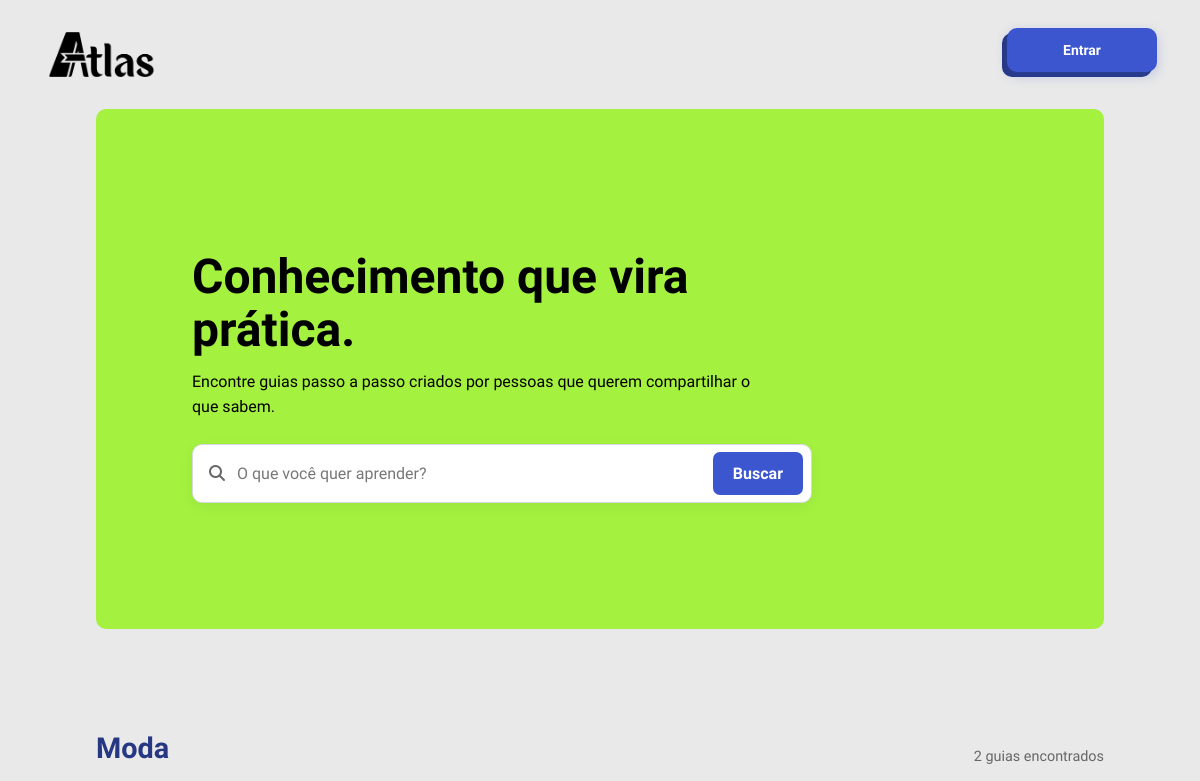
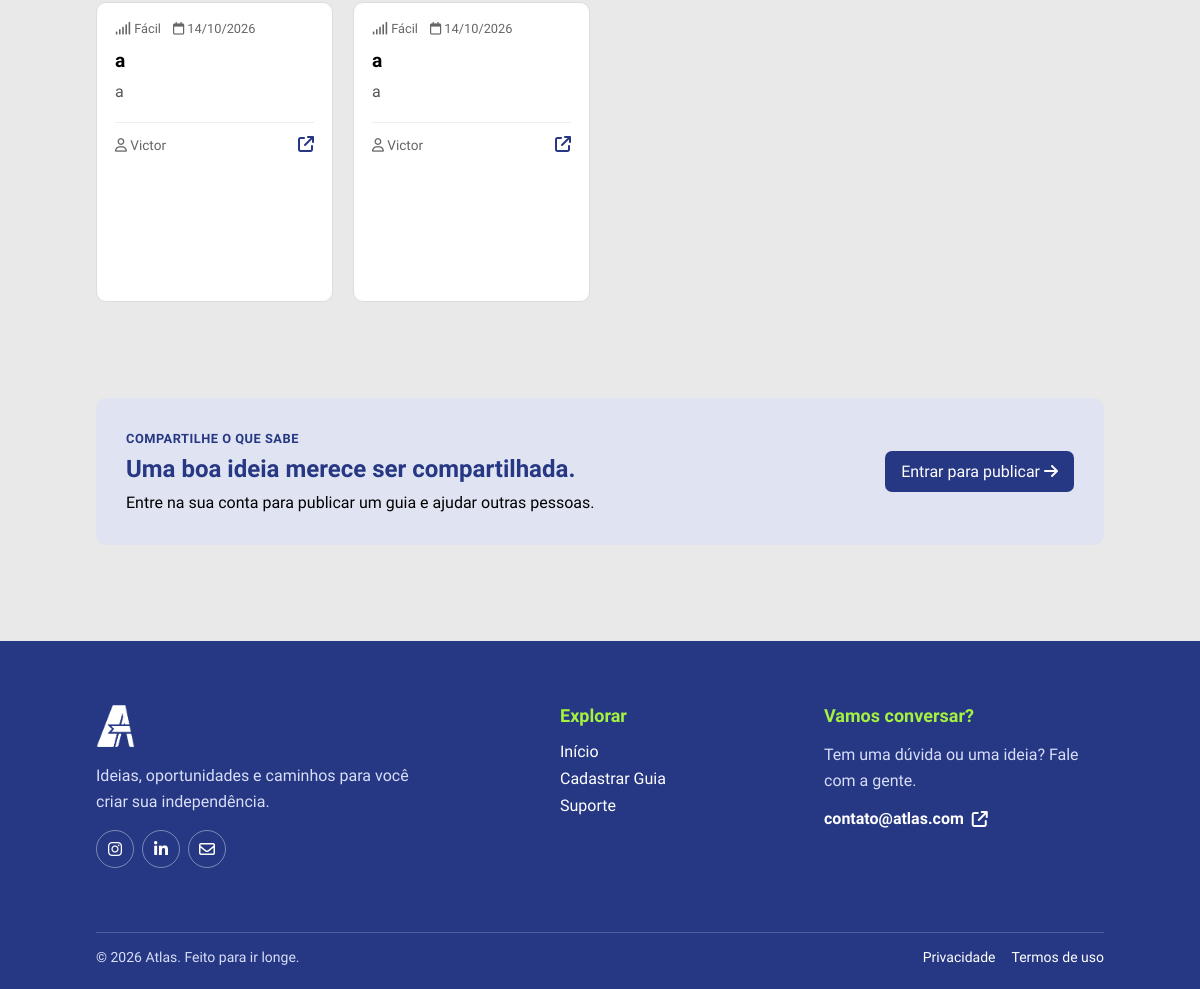
/guias_Moda.php, run on the app's committed database (2 pictures, top to bottom).
### tables this page shows
CREATE TABLE `guia` (
  `id_guia` int(11) NOT NULL,
  `id_usuario` int(11) NOT NULL,
  `titulo` varchar(200) NOT NULL,
  `descricao` text NOT NULL,
  `categoria` enum('Automóveis','Casa','Compras','Cuidados','Culinária','Educação','Finanças','Jardinagem','Limpeza','Manuntenção','Moda','Saúde','Trabalho','Transporte','Tecnologia') NOT NULL,
  `dificuldade` enum('Fácil','Médio','Difícil') NOT NULL,
  `capa` mediumblob NOT NULL,
  `video` text NOT NULL,
  `data_criacao` date NOT NULL DEFAULT current_timestamp(),
  `data_atualizacao` datetime DEFAULT NULL
);

CREATE TABLE `usuario` (
  `id_usuario` int(11) NOT NULL,
  `foto` blob DEFAULT NULL,
  `nome` varchar(100) NOT NULL,
  `email` varchar(150) NOT NULL,
  `senha` varchar(255) NOT NULL,
  `preferencia` enum('Automóveis','Casa','Compras','Cuidados','Culinária','Educação','Finanças','Jardinagem','Limpeza','Manutenção','Moda','Saúde','Tecnologia','Trabalho','Transporte') NOT NULL,
  `nivel` enum('1','2','3','') NOT NULL DEFAULT '3',
  `estado` enum('ativo','inativo','','') NOT NULL DEFAULT 'ativo',
  `data_criacao` datetime NOT NULL DEFAULT current_timestamp()
);

### guias_Moda.php (the view, shortened to what this page needs)
<?php
require_once __DIR__ . '/conexao.php';
$busca = $_GET['busca'] ?? '';
$pagina = max(1, (int)($_GET['pagina'] ?? 1));
$porPagina = 9;
$inicio = ($pagina - 1) * $porPagina;
if (isset($_POST['busca'])) {
    $sql = "SELECT COUNT(*) AS total FROM guia
        WHERE titulo LIKE '%$busca%' OR descricao LIKE '%$busca%'";
    $resultadoTotal = $conn->query($sql);
    $total = mysqli_fetch_assoc($resultadoTotal)['total'];
} else {
    $sql = "SELECT COUNT(*) AS total FROM guia
        WHERE categoria = 'Moda'";
    $resultadoTotal = $conn->query($sql);
    $total = mysqli_fetch_assoc($resultadoTotal)['total'];
}
if (isset($_POST['busca'])) {
    $sql = "SELECT g.id_guia, g.titulo, g.descricao, g.categoria, g.dificuldade,
               g.data_criacao, u.nome AS autor
        FROM guia g
        LEFT JOIN usuario u ON u.id_usuario = g.id_usuario
        WHERE g.titulo LIKE '%$busca%' OR g.descricao LIKE '%$busca%'
        ORDER BY g.data_criacao DESC
        LIMIT $porPagina OFFSET $inicio";
    $resultado = $conn->query($sql);
} else {
    $sql = "SELECT g.id_guia, g.titulo, g.descricao, g.categoria, g.dificuldade,
               g.data_criacao, u.nome AS autor
        FROM guia g
        LEFT JOIN usuario u ON u.id_usuario = g.id_usuario
        WHERE g.categoria = 'Moda'
        ORDER BY g.data_criacao DESC
        LIMIT $porPagina OFFSET $inicio";
    $resultado = $conn->query($sql);
}
function h($valor): string
{
    return htmlspecialchars((string)$valor, ENT_QUOTES, 'UTF-8');
}
?>
<!DOCTYPE html>
<html lang="pt-br">
<head>
    <link rel="stylesheet" href="https://cdnjs.cloudflare.com/ajax/libs/font-awesome/6.4.0/css/all.min.css">
    <link rel="stylesheet" href="css/guias.css">
</head>
<body>
    <header>
        <a class="logo" href="index.php"><img src="imgs_website/logotipoatlas.png"></a>
        <nav class="nav-btns">
            <?php if (isset($_SESSION['id'])): ?>
                <div class="perfil" id="perfil">
                    <p>
                        <img class="foto" src="imgs_perfil/<?= !empty($_SESSION['foto']) ? htmlspecialchars($_SESSION['foto']) : 'foto_padrao.png' ?>">
                        Olá, <?= $_SESSION['nome'] ?>
                    </p>
                    <i class="fa-solid fa-caret-up" id="seta"></i>
                    <div class="perfil-options" id="perfil-options">
                        <a class="perfil-option meu-perfil" id="perfil-option" href="meu_perfil.php">Meu Perfil</a>
                        <a class="perfil-option config" id="perfil-option" href="configuracoes.php">Configurações</a>
                        <a class="perfil-option sair" id="perfil-option" href="sair.php">Sair</a>
                        <?php if (isset($_SESSION['id']) && $_SESSION['nivel'] == 1): ?>
                            <a class="perfil-option admin" id="perfil-option" href="admin.php">Painel do Administrador</a>
                        <?php endif; ?>
                    </div>
                </div>
            <?php else: ?>
                <button class="entrar" onclick="window.location.href='login.php'"></button>
            <?php endif; ?>
        </nav>
    </header>
    <main class="pagina-guias">
        <section class="hero-guias">
            <div class="hero-conteudo">
                <h1>Conhecimento que vira prática.</h1>
                <p>Encontre guias passo a passo criados por pessoas que querem compartilhar o que sabem.</p>
                <form class="busca-guias" action="guias.php" method="get">
                    <i class="fa-solid fa-magnifying-glass"></i>
                    <input type="search" name="busca" value="<?= h($busca) ?>" placeholder="O que você quer aprender?" aria-label="Buscar guias">
                    <button type="submit">Buscar</button>
                </form>
            </div>
        </section>
        <section class="resultados-guias">
            <div class="titulo-secao titulo-resultados">
                <div>
                    <h2>Moda</h2>
                </div>
                <span class="contador-guias"><?= $total ?> <?= $total === 1 ? 'guia encontrado' : 'guias encontrados' ?></span>
            </div>
            <?php if ($total === 0): ?>
                <div class="estado-vazio">
                    <i class="fa-regular fa-folder-open"></i>
                    <h3>Nenhum guia encontrado</h3>
                    <p>Tente buscar por outro termo.</p>
                    <a href="guias.php">Limpar filtros</a>
                </div>
            <?php else: ?>
                <div class="grade-guias">
                    <?php while ($guia = $resultado->fetch_assoc()): ?>
                        <a class="cartao-guia" href="guia.php?id=<?= (int)$guia['id_guia'] ?>">
                            <div class="conteudo-cartao">
                                <div class="metadados-cartao">
                                    <span><i class="fa-solid fa-signal"></i> <?= h($guia['dificuldade']) ?></span>
                                    <span><i class="fa-regular fa-calendar"></i> <?= h(date('d/m/Y', strtotime($guia['data_criacao']))) ?></span>
                                </div>
                                <h3><?= h($guia['titulo']) ?></h3>
                                <p><?= h(mb_strimwidth(trim($guia['descricao']), 0, 118, '…', 'UTF-8')) ?></p>
                                <div class="rodape-cartao">
                                    <span class="autor-guia"><i class="fa-regular fa-user"></i> <?= h($guia['autor'] ?: 'Comunidade ATLAS') ?></span>
                                    <span class="abrir-guia" aria-label="Abrir guia"><i class="fa-solid fa-arrow-up-right-from-square"></i></span>
                                </div>
                            </div>
                        </a>
                    <?php endwhile; ?>
                </div>
            <?php endif; ?>
        </section>
        <?php if (!isset($_SESSION['id'])): ?>
            <section class="convite-criar">
                <div><span class="sobretitulo">COMPARTILHE O QUE SABE</span>
                    <h2>Uma boa ideia merece ser compartilhada.</h2>
                    <p>Entre na sua conta para publicar um guia e ajudar outras pessoas.</p>
                </div>
                <a href="login.php">Entrar para publicar <i class="fa-solid fa-arrow-right"></i></a>
            </section>
        <?php endif; ?>
    </main>
    <footer>
        <div class="footer-content">
            <div class="footer-brand">
                <a class="footer-logo" href="index.php" aria-label="Voltar para o início"><img src="imgs_website/logoatlas.png" alt="ATLAS"></a>
                <p>Ideias, oportunidades e caminhos para você criar sua independência.</p>
                <div class="footer-socials" aria-label="Redes sociais">
                    <a href="#" aria-label="Instagram"><i class="fa-brands fa-instagram"></i></a>
                    <a href="#" aria-label="LinkedIn"><i class="fa-brands fa-linkedin-in"></i></a>
                    <a href="mailto:contato@atlas.com" aria-label="Enviar e-mail"><i class="fa-regular fa-envelope"></i></a>
                </div>
            </div>
            <div class="footer-section">
                <h3>Explorar</h3>
                <a href="index.php">Início</a>
                <a href="cadastro_guias.php">Cadastrar Guia</a>
                <a href="suporte.php">Suporte
                </a>
            </div>
            <div class="footer-section footer-contact">
                <h3>Vamos conversar?</h3>
                <p>Tem uma dúvida ou uma ideia? Fale com a gente.</p><a href="mailto:contato@atlas.com">contato@atlas.com <i class="fa-solid fa-arrow-up-right-from-square"></i></a>
            </div>
        </div>
        <div class="footer-bottom">
            <p>&copy; <?= date('Y') ?> Atlas. Feito para ir longe.</p>
            <div><a href="#">Privacidade</a><a href="#">Termos de uso</a></div>
        </div>
    </footer>
</body>
</html>

### css/guias.css (style rules this page uses)
a { text-decoration: none; }
.hero-guias { display: flex; flex-direction: row; align-items: center; justify-content: flex-start; min-height: 520px; margin: 0 var(--space-7); padding: var(--space-7) var(--space-7); background-color: var(--color-accent); border-radius: var(--radius-md); }
.hero-conteudo { max-width: 650px; }
.sobretitulo { color: var(--color-primary, #263783); font-size: .8rem; font-weight: 700; letter-spacing: .04em; }
.hero-guias h1 { margin: 16px 0 12px; color: #000; font-size: clamp(2rem, 4vw, 3.4rem); line-height: 1.1; }
.hero-guias p { max-width: 560px; margin: 0; line-height: 1.6; }
.explorar-guias, .resultados-guias { margin: var(--space-7) var(--space-7); }
.titulo-secao { display: flex; align-items: end; justify-content: space-between; gap: 18px; margin-bottom: 18px; }
.titulo-secao h2 { margin: 6px 0 0; color: var(--color-primary, #263783); font-size: 1.8rem; }
.contador-guias { color: #666; font-size: .9rem; }
.grade-guias { display: grid; grid-template-columns: repeat(4, minmax(0, 1fr)); gap: 20px; }
.cartao-guia { display: flex; flex-direction: column; overflow: hidden; border: 1px solid #ddd; border-radius: 10px; min-height: 300px; background: #fff; color: inherit; transition: transform .2s, box-shadow .2s; }
.conteudo-cartao { display: flex; flex: 1; flex-direction: column; padding: 18px; }
.metadados-cartao { display: flex; flex-wrap: wrap; gap: 12px; color: #666; font-size: .8rem; }
.conteudo-cartao h3 { margin: 13px 0 8px; font-size: 1.2rem; }
.conteudo-cartao>p { margin: 0; color: #555; line-height: 1.5; }
.rodape-cartao { display: flex; align-items: center; justify-content: space-between; gap: 12px; margin-top: 18px; padding-top: 12px; border-top: 1px solid #eee; }
.autor-guia { color: #666; font-size: .85rem; }
.abrir-guia { color: var(--color-primary, #263783); }
.estado-vazio a, .convite-criar>a { display: inline-block; padding: 11px 16px; border-radius: 7px; background: var(--color-primary, #263783); color: #fff; }
.convite-criar { display: flex; align-items: center; justify-content: space-between; gap: 24px; margin: var(--space-7); margin-bottom: 0; padding: 30px; border-radius: 10px; background: #e0e4f2; }
.convite-criar h2 { margin: 8px 0; color: var(--color-primary); }
.convite-criar p { margin-bottom: 0; line-height: 1.5; }
.busca-guias { display: flex; align-items: center; gap: 12px; width: 100%; max-width: 620px; margin-top: 24px; padding: 7px 8px 7px 16px; border: 1px solid #d5d8df; border-radius: 10px; background: #fff; box-shadow: 0 4px 14px #0000000d; }
.busca-guias>i { flex-shrink: 0; color: #666; font-size: 1rem; }
.busca-guias input { flex: 1; width: 100%; min-width: 0; padding: 12px 0; border: 0; outline: none; background: transparent; color: #222; font: inherit; }
.busca-guias input::placeholder { color: #777; }
.busca-guias button { flex-shrink: 0; padding: 12px 20px; border: 0; border-radius: 7px; background-color: var(--color-primary-light); color: #fff; font: inherit; font-weight: 600; cursor: pointer; transition: background-color .2s; }

### css/header.css (style rules this page uses)
header { display: flex; align-items: center; justify-content: space-between; gap: var(--space-6); width: 100%; padding: var(--space-4) var(--space-5); background-color: var(--color-bg); }
.logo { display: flex; align-items: center; justify-content: flex-start; height: 100%; max-width: 100px; }
.logo img { display: block; width: auto; height: 45px; cursor: pointer; }
a { text-decoration: none; }
.nav-btns { display: flex; align-items: center; width: fit-content; height: 100%; gap: var(--space-3); }
.entrar { position: relative; display: flex; align-items: center; justify-content: center; width: 150px; height: 44px; border: none; border-radius: var(--radius-md); background-color: var(--color-primary); color: var(--color-text-inverse); font-size: 14px; cursor: pointer; font-style: 'Google Sans', sans-serif; }
.entrar::before { content: 'Entrar'; position: absolute; inset: 0; display: flex; align-items: center; justify-content: center; border-radius: var(--radius-md); background-color: var(--color-primary-light); box-shadow: 0 4px 12px rgba(59, 86, 207, 0.25); color: var(--color-text-inverse); font-size: 14px; font-weight: 600; white-space: nowrap; translate: 5px -5px; transition: translate var(--transition-fast), box-shadow var(--transition-fast); font-family: 'Google Sans'; }

### data on the page
guia: dificuldade "Fácil", data_criacao "14/10/2026", titulo "a", descricao "a", id_usuario.nome "Victor"
guia: dificuldade "Fácil", data_criacao "14/10/2026", titulo "a", descricao "a", id_usuario.nome "Victor"

### other printed values
$total "2"
